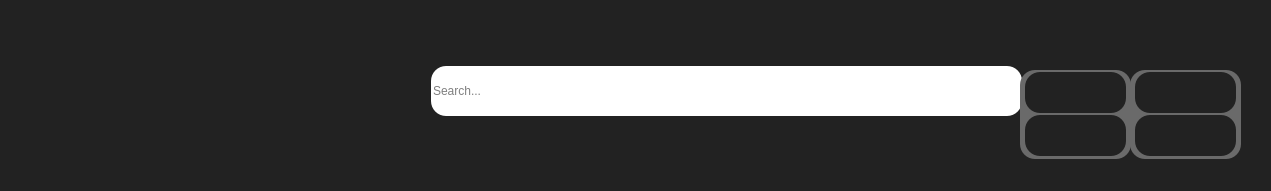
   <widget class="QWidget" name="widget" native="true">
    <property name="geometry">
     <rect>
      <x>0</x>
      <y>0</y>
      <width>1271</width>
      <height>191</height>
     </rect>
    </property>
    <property name="styleSheet">
     <string notr="true">background-color: rgb(34, 34, 34);
border-radius: 15px</string>
    </property>
    <widget class="QPushButton" name="bt_account">
     <property name="geometry">
      <rect>
       <x>1190</x>
       <y>10</y>
       <width>61</width>
       <height>61</height>
      </rect>
     </property>
     <property name="cursor">
      <cursorShape>PointingHandCursor</cursorShape>
     </property>
     <property name="text">
      <string/>
     </property>
     <property name="icon">
      <iconset>
       <normaloff>icon/user.png</normaloff>icon/user.png</iconset>
     </property>
     <property name="iconSize">
      <size>
       <width>50</width>
       <height>50</height>
      </size>
     </property>
    </widget>
    <widget class="QPushButton" name="bt_cart">
     <property name="geometry">
      <rect>
       <x>1120</x>
       <y>10</y>
       <width>61</width>
       <height>61</height>
      </rect>
     </property>
     <property name="cursor">
      <cursorShape>PointingHandCursor</cursorShape>
     </property>
     <property name="text">
      <string/>
     </property>
     <property name="icon">
      <iconset>
       <normaloff>icon/shopping-cart.png</normaloff>icon/shopping-cart.png</iconset>
     </property>
     <property name="iconSize">
      <size>
       <width>50</width>
       <height>50</height>
      </size>
     </property>
    </widget>
    <widget class="QPushButton" name="bt_search">
     <property name="geometry">
      <rect>
       <x>970</x>
       <y>60</y>
       <width>51</width>
       <height>61</height>
      </rect>
     </property>
     <property name="styleSheet">
      <string notr="true">background-color: 0</string>
     </property>
     <property name="text">
      <string/>
     </property>
     <property name="icon">
      <iconset>
       <normaloff>icon/search.png</normaloff>icon/search.png</iconset>
     </property>
     <property name="iconSize">
      <size>
       <width>35</width>
       <height>35</height>
      </size>
     </property>
    </widget>
    <widget class="QLineEdit" name="lineEdit">
     <property name="geometry">
      <rect>
       <x>431</x>
       <y>66</y>
       <width>591</width>
       <height>50</height>
      </rect>
     </property>
     <property name="styleSheet">
      <string notr="true">background-color: 0;
color: rgb(0, 0, 0);
font: 24pt &quot;Verdana&quot;;
</string>
     </property>
     <property name="placeholderText">
      <string>Search...</string>
     </property>
    </widget>
    <widget class="QWidget" name="sb_acc" native="true">
     <property name="geometry">
      <rect>
       <x>1130</x>
       <y>70</y>
       <width>111</width>
       <height>89</height>
      </rect>
     </property>
     <property name="styleSheet">
      <string notr="true">background-color: rgb(106, 106, 106)</string>
     </property>
     <widget class="QPushButton" name="bt_login">
      <property name="geometry">
       <rect>
        <x>5</x>
        <y>2</y>
        <width>101</width>
        <height>41</height>
       </rect>
      </property>
      <property name="cursor">
       <cursorShape>PointingHandCursor</cursorShape>
      </property>
      <property name="styleSheet">
       <string notr="true">background-color: rgb(34, 34, 34)</string>
      </property>
      <property name="text">
       <string/>
      </property>
      <property name="icon">
       <iconset>
        <normaloff>icon/11.png</normaloff>icon/11.png</iconset>
      </property>
      <property name="iconSize">
       <size>
        <width>300</width>
        <height>300</height>
       </size>
      </property>
     </widget>
     <widget class="QPushButton" name="bt_res">
      <property name="geometry">
       <rect>
        <x>5</x>
        <y>45</y>
        <width>101</width>
        <height>41</height>
       </rect>
      </property>
      <property name="cursor">
       <cursorShape>PointingHandCursor</cursorShape>
      </property>
      <property name="styleSheet">
       <string notr="true">background-color: rgb(34, 34, 34)</string>
      </property>
      <property name="text">
       <string/>
      </property>
      <property name="icon">
       <iconset>
        <normaloff>icon/12.png</normaloff>icon/12.png</iconset>
      </property>
      <property name="iconSize">
       <size>
        <width>300</width>
        <height>300</height>
       </size>
      </property>
     </widget>
    </widget>
    <widget class="QPushButton" name="bt_logo">
     <property name="geometry">
      <rect>
       <x>10</x>
       <y>-20</y>
       <width>401</width>
       <height>231</height>
      </rect>
     </property>
     <property name="cursor">
      <cursorShape>PointingHandCursor</cursorShape>
     </property>
     <property name="text">
      <string/>
     </property>
     <property name="icon">
      <iconset>
       <normaloff>icon/logo dat.png</normaloff>icon/logo dat.png</iconset>
     </property>
     <property name="iconSize">
      <size>
       <width>500</width>
       <height>500</height>
      </size>
     </property>
    </widget>
    <widget class="QPushButton" name="bt_contact">
     <property name="enabled">
      <bool>true</bool>
     </property>
     <property name="geometry">
      <rect>
       <x>878</x>
       <y>131</y>
       <width>142</width>
       <height>59</height>
      </rect>
     </property>
     <property name="text">
      <string/>
     </property>
     <property name="icon">
      <iconset>
       <normaloff>icon/Black White Simple Modern Neon Griddy Bold Technology Pixel Electronics Store Logo.png</normaloff>icon/Black White Simple Modern Neon Griddy Bold Technology Pixel Electronics Store Logo.png</iconset>
     </property>
     <property name="iconSize">
      <size>
       <width>200</width>
       <height>400</height>
      </size>
     </property>
    </widget>
    <widget class="QPushButton" name="bt_home">
     <property name="geometry">
      <rect>
       <x>431</x>
       <y>131</y>
       <width>142</width>
       <height>59</height>
      </rect>
     </property>
     <property name="text">
      <string/>
     </property>
     <property name="icon">
      <iconset>
       <normaloff>icon/7.png</normaloff>icon/7.png</iconset>
     </property>
     <property name="iconSize">
      <size>
       <width>200</width>
       <height>400</height>
      </size>
     </property>
    </widget>
    <widget class="QPushButton" name="bt_products">
     <property name="geometry">
      <rect>
       <x>580</x>
       <y>131</y>
       <width>142</width>
       <height>59</height>
      </rect>
     </property>
     <property name="text">
      <string/>
     </property>
     <property name="icon">
      <iconset>
       <normaloff>icon/6.png</normaloff>icon/6.png</iconset>
     </property>
     <property name="iconSize">
      <size>
       <width>200</width>
       <height>400</height>
      </size>
     </property>
     <property name="checkable">
      <bool>true</bool>
     </property>
    </widget>
    <widget class="QPushButton" name="bt_about">
     <property name="enabled">
      <bool>true</bool>
     </property>
     <property name="geometry">
      <rect>
       <x>729</x>
       <y>131</y>
       <width>142</width>
       <height>59</height>
      </rect>
     </property>
     <property name="text">
      <string/>
     </property>
     <property name="icon">
      <iconset>
       <normaloff>icon/8.png</normaloff>icon/8.png</iconset>
     </property>
     <property name="iconSize">
      <size>
       <width>200</width>
       <height>400</height>
      </size>
     </property>
    </widget>
    <widget class="QWidget" name="sb_out" native="true">
     <property name="geometry">
      <rect>
       <x>1020</x>
       <y>70</y>
       <width>111</width>
       <height>89</height>
      </rect>
     </property>
     <property name="styleSheet">
      <string notr="true">background-color: rgb(106, 106, 106)</string>
     </property>
     <widget class="QPushButton" name="bt_out">
      <property name="geometry">
       <rect>
        <x>5</x>
        <y>45</y>
        <width>101</width>
        <height>41</height>
       </rect>
      </property>
      <property name="cursor">
       <cursorShape>PointingHandCursor</cursorShape>
      </property>
      <property name="styleSheet">
       <string notr="true">background-color: rgb(34, 34, 34)</string>
      </property>
      <property name="text">
       <string/>
      </property>
      <property name="icon">
       <iconset>
        <normaloff>icon/btuhpng.png</normaloff>icon/btuhpng.png</iconset>
      </property>
      <property name="iconSize">
       <size>
        <width>300</width>
        <height>300</height>
       </size>
      </property>
     </widget>
     <widget class="QPushButton" name="bt_info">
      <property name="geometry">
       <rect>
        <x>5</x>
        <y>2</y>
        <width>101</width>
        <height>41</height>
       </rect>
      </property>
      <property name="cursor">
       <cursorShape>PointingHandCursor</cursorShape>
      </property>
      <property name="styleSheet">
       <string notr="true">background-color: rgb(34, 34, 34)</string>
      </property>
      <property name="text">
       <string/>
      </property>
      <property name="icon">
       <iconset>
        <normaloff>icon/Black White Simple Modern Neon Griddy Bold Technology Pixel Electronics Store Logo (2).png</normaloff>icon/Black White Simple Modern Neon Griddy Bold Technology Pixel Electronics Store Logo (2).png</iconset>
      </property>
      <property name="iconSize">
       <size>
        <width>300</width>
        <height>300</height>
       </size>
      </property>
     </widget>
    </widget>
    <zorder>bt_contact</zorder>
    <zorder>bt_home</zorder>
    <zorder>bt_products</zorder>
    <zorder>bt_about</zorder>
    <zorder>lineEdit</zorder>
    <zorder>bt_account</zorder>
    <zorder>bt_cart</zorder>
    <zorder>bt_search</zorder>
    <zorder>sb_acc</zorder>
    <zorder>bt_logo</zorder>
    <zorder>sb_out</zorder>
   </widget>
